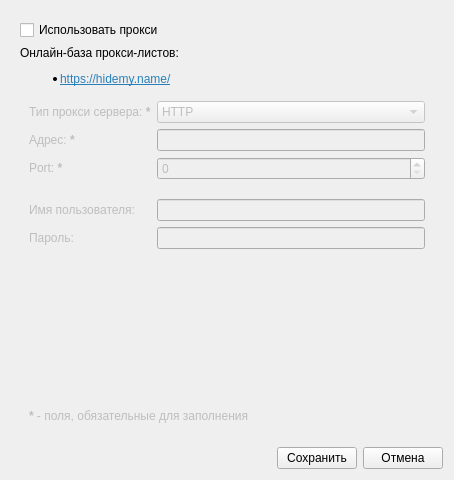
<?xml version="1.0" encoding="UTF-8"?>
<ui version="4.0">
 <class>Form</class>
 <widget class="QWidget" name="Form">
  <property name="geometry">
   <rect>
    <x>0</x>
    <y>0</y>
    <width>454</width>
    <height>480</height>
   </rect>
  </property>
  <property name="windowTitle">
   <string>Form</string>
  </property>
  <layout class="QVBoxLayout" name="verticalLayout">
   <item>
    <widget class="QTabWidget" name="tabWidget">
     <property name="tabPosition">
      <enum>QTabWidget::North</enum>
     </property>
     <property name="tabShape">
      <enum>QTabWidget::Rounded</enum>
     </property>
     <property name="currentIndex">
      <number>0</number>
     </property>
     <property name="documentMode">
      <bool>true</bool>
     </property>
     <property name="tabBarAutoHide">
      <bool>true</bool>
     </property>
     <widget class="QWidget" name="tabProxy">
      <attribute name="title">
       <string>Настройка доступа через прокси</string>
      </attribute>
      <layout class="QVBoxLayout" name="verticalLayout_2">
       <item>
        <widget class="QCheckBox" name="checkBoxProxyUsed">
         <property name="text">
          <string>Использовать прокси</string>
         </property>
        </widget>
       </item>
       <item>
        <widget class="QLabel" name="labelInfo">
         <property name="text">
          <string>&lt;html&gt;&lt;head/&gt;&lt;body&gt;&lt;p&gt;Онлайн-база прокси-листов:&lt;/p&gt;&lt;ul style=&quot;margin-top: 0px; margin-bottom: 0px; margin-left: 0px; margin-right: 0px; -qt-list-indent: 1;&quot;&gt;&lt;li style=&quot; margin-top:12px; margin-bottom:12px; margin-left:0px; margin-right:0px; -qt-block-indent:0; text-indent:0px;&quot;&gt;&lt;a href=&quot;https://hidemy.name/ru/proxy-list/&quot;&gt;&lt;span style=&quot; text-decoration: underline; color:#2980b9;&quot;&gt;https://hidemy.name/&lt;/span&gt;&lt;/a&gt;&lt;/li&gt;&lt;/ul&gt;&lt;/body&gt;&lt;/html&gt;</string>
         </property>
         <property name="wordWrap">
          <bool>true</bool>
         </property>
        </widget>
       </item>
       <item>
        <widget class="QWidget" name="widget" native="true">
         <property name="enabled">
          <bool>false</bool>
         </property>
         <layout class="QGridLayout" name="gridLayout">
          <item row="0" column="0" colspan="2">
           <widget class="QLabel" name="labelProxyType">
            <property name="text">
             <string>&lt;html&gt;&lt;head/&gt;&lt;body&gt;&lt;p&gt;Тип прокси сервера:  &lt;span style=&quot; font-weight:600;&quot;&gt;*&lt;/span&gt;&lt;/p&gt;&lt;/body&gt;&lt;/html&gt;</string>
            </property>
           </widget>
          </item>
          <item row="0" column="2">
           <widget class="QComboBox" name="comboBoxProxyType">
            <item>
             <property name="text">
              <string>HTTP</string>
             </property>
            </item>
            <item>
             <property name="text">
              <string>HTTPS</string>
             </property>
            </item>
            <item>
             <property name="text">
              <string>SOCKS4</string>
             </property>
            </item>
            <item>
             <property name="text">
              <string>SOCKS5</string>
             </property>
            </item>
           </widget>
          </item>
          <item row="1" column="0">
           <widget class="QLabel" name="labelProxyIP">
            <property name="text">
             <string>&lt;html&gt;&lt;head/&gt;&lt;body&gt;&lt;p&gt;Адрес:  &lt;span style=&quot; font-weight:600;&quot;&gt;*&lt;/span&gt;&lt;/p&gt;&lt;/body&gt;&lt;/html&gt;</string>
            </property>
           </widget>
          </item>
          <item row="1" column="2">
           <widget class="QLineEdit" name="lineEditProxyIP">
            <property name="minimumSize">
             <size>
              <width>250</width>
              <height>0</height>
             </size>
            </property>
           </widget>
          </item>
          <item row="2" column="0">
           <widget class="QLabel" name="labelProxyPort">
            <property name="text">
             <string>&lt;html&gt;&lt;head/&gt;&lt;body&gt;&lt;p&gt;Port: &lt;span style=&quot; font-weight:600;&quot;&gt;*&lt;/span&gt;&lt;/p&gt;&lt;/body&gt;&lt;/html&gt;</string>
            </property>
           </widget>
          </item>
          <item row="2" column="2">
           <widget class="QSpinBox" name="spinBoxProxyPort"/>
          </item>
          <item row="3" column="1">
           <spacer name="verticalSpacer_2">
            <property name="orientation">
             <enum>Qt::Vertical</enum>
            </property>
            <property name="sizeType">
             <enum>QSizePolicy::Fixed</enum>
            </property>
            <property name="sizeHint" stdset="0">
             <size>
              <width>20</width>
              <height>13</height>
             </size>
            </property>
           </spacer>
          </item>
          <item row="4" column="0" colspan="2">
           <widget class="QLabel" name="labelProxyUser">
            <property name="text">
             <string>Имя пользователя:</string>
            </property>
           </widget>
          </item>
          <item row="4" column="2">
           <widget class="QLineEdit" name="lineEdit"/>
          </item>
          <item row="5" column="0">
           <widget class="QLabel" name="labelProxyPass">
            <property name="text">
             <string>Пароль:</string>
            </property>
           </widget>
          </item>
          <item row="5" column="2">
           <widget class="QLineEdit" name="lineEdit_2"/>
          </item>
          <item row="6" column="1">
           <spacer name="verticalSpacer">
            <property name="orientation">
             <enum>Qt::Vertical</enum>
            </property>
            <property name="sizeHint" stdset="0">
             <size>
              <width>20</width>
              <height>91</height>
             </size>
            </property>
           </spacer>
          </item>
          <item row="7" column="0" colspan="3">
           <widget class="QLabel" name="label">
            <property name="text">
             <string>&lt;html&gt;&lt;head/&gt;&lt;body&gt;&lt;p&gt;&lt;span style=&quot; font-weight:600;&quot;&gt;*&lt;/span&gt; - поля, обязательные для заполнения&lt;/p&gt;&lt;/body&gt;&lt;/html&gt;</string>
            </property>
           </widget>
          </item>
         </layout>
        </widget>
       </item>
      </layout>
     </widget>
    </widget>
   </item>
   <item>
    <layout class="QHBoxLayout" name="horizontalLayout">
     <item>
      <spacer name="horizontalSpacer">
       <property name="orientation">
        <enum>Qt::Horizontal</enum>
       </property>
       <property name="sizeHint" stdset="0">
        <size>
         <width>40</width>
         <height>20</height>
        </size>
       </property>
      </spacer>
     </item>
     <item>
      <widget class="QPushButton" name="pushButtonSave">
       <property name="text">
        <string>Сохранить</string>
       </property>
      </widget>
     </item>
     <item>
      <widget class="QPushButton" name="pushButtonCancel">
       <property name="text">
        <string>Отмена</string>
       </property>
      </widget>
     </item>
    </layout>
   </item>
  </layout>
 </widget>
 <resources/>
 <connections>
  <connection>
   <sender>pushButtonCancel</sender>
   <signal>clicked()</signal>
   <receiver>Form</receiver>
   <slot>close()</slot>
   <hints>
    <hint type="sourcelabel">
     <x>579</x>
     <y>345</y>
    </hint>
    <hint type="destinationlabel">
     <x>212</x>
     <y>159</y>
    </hint>
   </hints>
  </connection>
  <connection>
   <sender>checkBoxProxyUsed</sender>
   <signal>toggled(bool)</signal>
   <receiver>widget</receiver>
   <slot>setEnabled(bool)</slot>
   <hints>
    <hint type="sourcelabel">
     <x>48</x>
     <y>52</y>
    </hint>
    <hint type="destinationlabel">
     <x>29</x>
     <y>73</y>
    </hint>
   </hints>
  </connection>
 </connections>
</ui>
